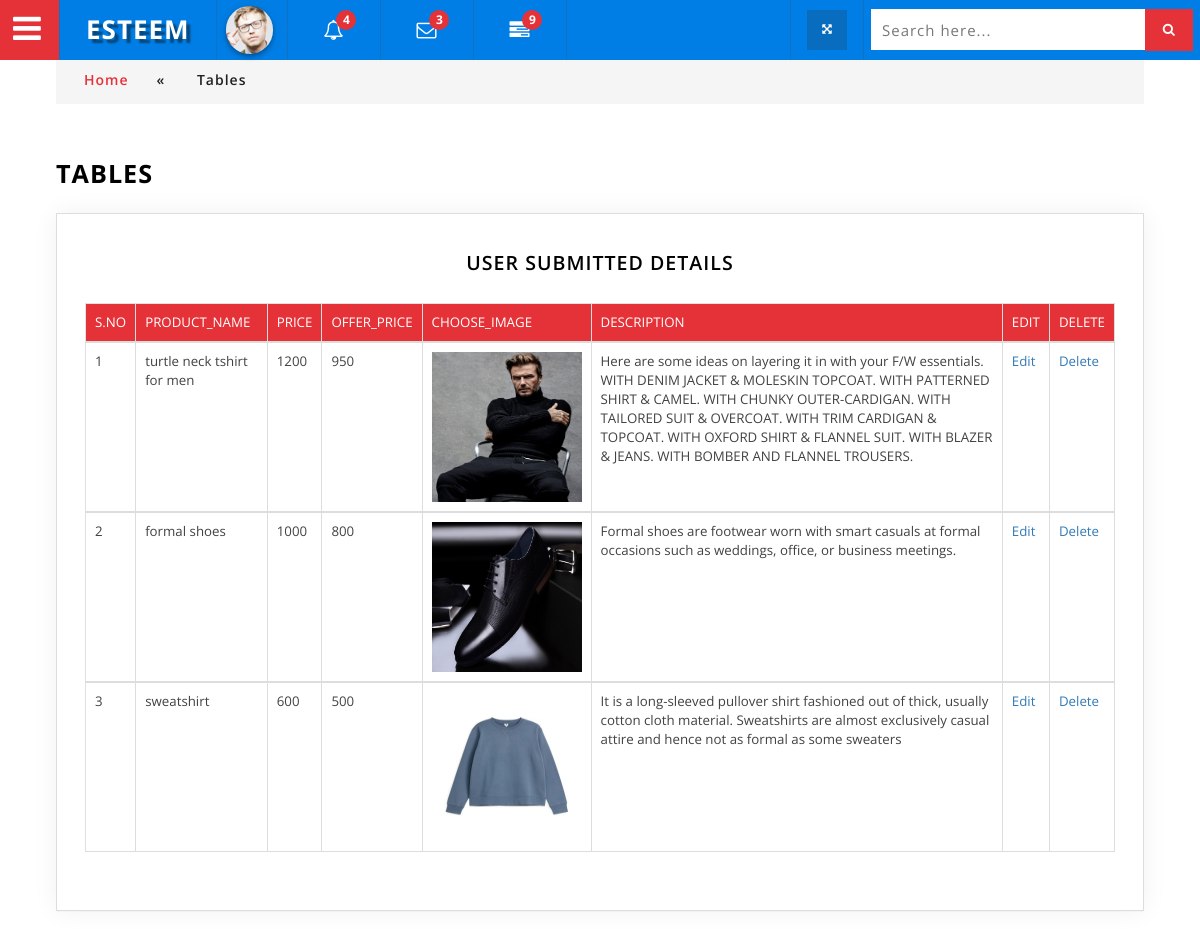
The page /admin/view_users.php on the database its author committed.
### tables this page shows
CREATE TABLE `products` (
  `id` int(20) NOT NULL,
  `Product_Name` varchar(50) NOT NULL,
  `Price` int(50) NOT NULL,
  `Offer_Price` int(50) NOT NULL,
  `Choose_Image` varchar(60) NOT NULL,
  `Description` varchar(500) NOT NULL
);

### admin/view_users.php (the view, shortened to what this page needs)
<!DOCTYPE html>
<html lang="zxx">
<head>
<link href="css/bootstrap.css" rel="stylesheet" type="text/css" media="all" />
<link rel="stylesheet" type="text/css" href="css/table-style.css" />
<link rel="stylesheet" type="text/css" href="css/basictable.css" />
<link href="css/component.css" rel="stylesheet" type="text/css" media="all" />
<link href="css/style_grid.css" rel="stylesheet" type="text/css" media="all" />
<link href="css/style.css" rel="stylesheet" type="text/css" media="all" />
<link href="css/font-awesome.css" rel="stylesheet">
</head>
<body>
<div class="wthree_agile_admin_info">
		  <div class="w3_agileits_top_nav">
			<ul id="gn-menu" class="gn-menu-main">
				<li class="gn-trigger">
					<a class="gn-icon gn-icon-menu"><i class="fa fa-bars" aria-hidden="true"></i><span>Menu</span></a>
				</li>
                <li class="second logo"><h1><a href="main-page.html"><i class="fa fa-graduation-cap" aria-hidden="true"></i>Esteem </a></h1></li>
					<li class="second admin-pic">
				       <ul class="top_dp_agile">
									<li class="dropdown profile_details_drop">
										<a href="#" class="dropdown-toggle" data-toggle="dropdown" aria-expanded="false">
											<div class="profile_img">
												<span class="prfil-img"><img src="images/admin.jpg" alt=""> </span>
											</div>
										</a>
									</li>
						</ul>
				</li>
				<li class="second top_bell_nav">
				   <ul class="top_dp_agile ">
									<li class="dropdown head-dpdn">
										<a href="#" class="dropdown-toggle" data-toggle="dropdown" aria-expanded="true"><i class="fa fa-bell-o" aria-hidden="true"></i> <span class="badge blue">4</span></a>
									</li>
						</ul>
				</li>
				<li class="second top_bell_nav">
				   <ul class="top_dp_agile ">
									<li class="dropdown head-dpdn">
										<a href="#" class="dropdown-toggle" data-toggle="dropdown" aria-expanded="true"><i class="fa fa-envelope-o" aria-hidden="true"></i> <span class="badge blue">3</span></a>
									</li>
						</ul>
				</li>
				<li class="second top_bell_nav">
				   <ul class="top_dp_agile ">
				       <li class="dropdown head-dpdn">
										<a href="#" class="dropdown-toggle" data-toggle="dropdown" aria-expanded="false"><i class="fa fa-tasks"></i><span class="badge blue">9</span></a>
									</li>
								</ul>
				</li>
				<li class="second w3l_search">
						<form action="#" method="post">
							<input type="search" name="search" placeholder="Search here..." required="">
							<button class="btn btn-default" type="submit"><i class="fa fa-search" aria-hidden="true"></i></button>
						</form>
				</li>
				<li class="second full-screen">
					<section class="full-top">
						<button id="toggle"><i class="fa fa-arrows-alt" aria-hidden="true"></i></button>
					</section>
				</li>
			</ul>
		</div>
				<div class="inner_content">
						<div class="w3l_agileits_breadcrumbs">
							<div class="w3l_agileits_breadcrumbs_inner">
								<ul>
									<li><a href="main-page.html">Home</a><span>«</span></li>
									<li>Tables</li>
								</ul>
							</div>
						</div>
					<div class="inner_content_w3_agile_info two_in">
					  <h2 class="w3_inner_tittle">Tables</h2>
									<div class="agile-tables">
										<div class="w3l-table-info agile_info_shadow">
										 <center><h3 class="w3_inner_tittle two">User Submitted Details</h3></center>
											<table class="table table-bordered" id="table">
											<thead>
											  <tr>
											    <th>S.NO</th>
												<th>Product_Name</th>
												<th>Price</th>
												<th>Offer_Price</th>
												<th>Choose_Image</th>
												<th>Description</th>
												<th>Edit</th>
												<th>Delete</th>
											  </tr>
											</thead>
											<?php
											require("connection.php");
											$res=$con->query("select * from products");
											$count=$res->num_rows;
											if($count>0)
											  {
												$no=1;
												while($row=$res->fetch_assoc())
												{
											?>
									          <tbody>
											  <tr>
											    <td> <?php echo $no++; ?> </td>
												<td> <?php echo $row['Product_Name'];?> </td>
												<td> <?php echo $row['Price'];?> </td>
												<td> <?php echo $row['Offer_Price'];?> </td>
												<td> <img src="<?php echo "pics/".$row['Choose_Image'];?>" style="width:150px; height:150px;"> </td>
												<td> <?php echo $row['Description'];?> </td>
												<td> <a href="edit.php?editid=<?php echo $row['id'];?>">Edit </a> </td>
												<td> <a onclick="return confirm('Are you sure you want to delete this item?');"  href="delete.php?deleteid=<?php echo $row['id'];?>"> Delete </a> </td>
											  </tr>
											</tbody>
											<?php
											   }
									       }
						                  ?>
                     						</table>
								</div>
								</div>
</body>
</html>

### admin/css/table-style.css (style rules this page uses)
table { background: white; border-collapse: collapse; margin: 1.25em 0 0; width: 100%; }
table tr, table th, table td { border: none; border-bottom: 1px solid #e8e8e8; font-size: .95em; }
table th, table td { padding: 10px 12px; text-align: left; }
table th { background: #e53238; color: #fff; text-transform: uppercase; }
table tr td { background: #f3faff; color: #424242; }
table { width: 100%; }
.table { margin: 30px 0; border-collapse: collapse; border-spacing: 0; empty-cells: show; border: 1px solid #e0e0e0; }
.table td, .table th { border-left: 1px solid #e0e0e0; border-width: 0 0 0 1px; font-size: inherit; margin: 0; overflow: visible; padding: 0.5em 1em; font-weight: normal; }
.table td:first-child, .table th:first-child { border-left-width: 0; }
.table thead, .table tfoot { background-color: #f05050; color: #fff; text-align: left; vertical-align: bottom; }
.table thead td, .table tfoot td, .table thead th, .table tfoot th { border-color: #fff; }
.table td { background-color: transparent; }

### admin/css/component.css (style rules this page uses)
*, *:after, *::before { -webkit-box-sizing: border-box; -moz-box-sizing: border-box; box-sizing: border-box; }
.gn-menu-main ul { margin: 0; padding: 0; list-style: none; text-transform: none; }
.gn-menu-main { top: 0; left: 0; width: 100%; height: 60px; font-size: 13px; position: fixed; }
.w3_agileits_top_nav { background: #007ee5; color: #fff; top: 0; left: 0; width: 100%; height: 60px; font-size: 13px; position: fixed; z-index: 999; }
.gn-menu-main a { display: block; height: 100%; color: #fff; text-decoration: none; cursor: pointer; }
.gn-menu-main > li { display: block; float: left; height: 100%; border-right: 1px solid #1372bf; text-align: center; }
li.second { padding: 0 7px; }
li.second.logo { padding: 0 26px; }
i.fa.fa-bars { color: #fff; }
.gn-menu-main li.gn-trigger { position: relative; width: 60px; -webkit-touch-callout: none; -webkit-user-select: none; -khtml-user-select: none; -moz-user-select: none; -ms-user-select: none; user-select: none; background: #e53238; color: #fff; padding: 5px 8px 0 0; font-size: 2.5em; }
.gn-menu-main > li:nth-child(7) { float: right; border-right: none; width: 28%; margin-top: 9px; }
.gn-menu-main > li:last-child { float: right; border-left: 1px solid #1372bf; }
.gn-menu-main > li > a { text-transform: uppercase; letter-spacing: 1px; font-weight: bold; }
.gn-menu-main:after { display: table; clear: both; content: ""; }
@media (max-width:1280px) { .gn-menu-main li.gn-trigger { position: relative; width: 60px; -webkit-touch-callout: none; -webkit-user-select: none; -khtml-user-select: none; -moz-user-select: none; -ms-user-select: none; user-select: none; background: #e53238; color: #fff; padding: 5px 4px 0 0; font-size: 2.5em; } }

### rows shown on the page
products: Product_Name "turtle neck tshirt for men", Price "1200", Offer_Price "950", Choose_Image (picture), Description "Here are some ideas on layering it in with your F/W essentials. WITH DENIM JACKET & MOLESKIN TOPCOAT. WITH PATTERNED SHIRT & CAMEL. WITH CHUNKY OUTER-CARDIGAN. WITH TAILORED SUIT & OVERCOAT. WITH TRIM CARDIGAN & TOPCOAT. WITH OXFORD SHIRT & FLANNEL SUIT. WITH BLAZER & JEANS. WITH BOMBER AND FLANNEL TROUSERS."
products: Product_Name "formal shoes", Price "1000", Offer_Price "800", Choose_Image (picture), Description "Formal shoes are footwear worn with smart casuals at formal occasions such as weddings, office, or business meetings."
products: Product_Name "sweatshirt", Price "600", Offer_Price "500", Choose_Image (picture), Description "It is a long-sleeved pullover shirt fashioned out of thick, usually cotton cloth material. Sweatshirts are almost exclusively casual attire and hence not as formal as some sweaters"
